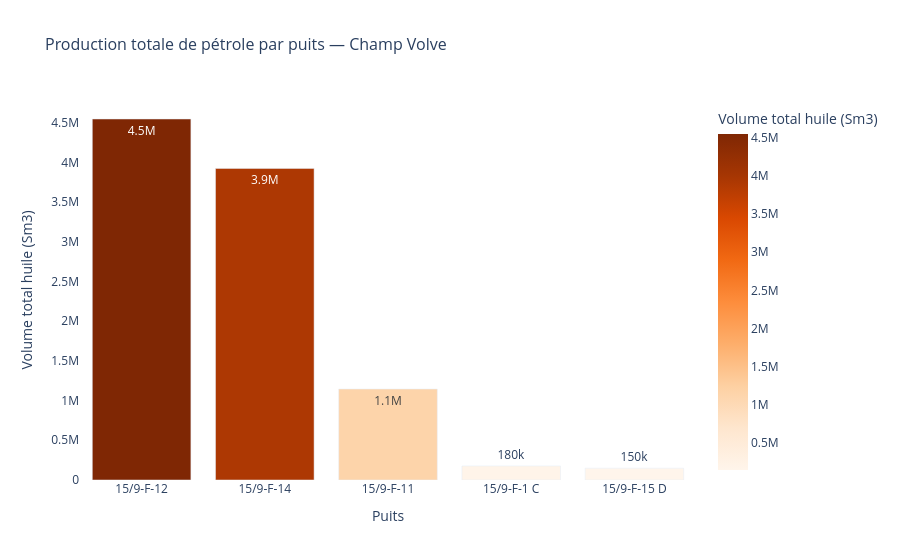

Here is the notebook cell this chart was saved with:
### Code cell
# ============================================
# PHASE ANALYZE — Analyse des données
# ============================================

# Ici on pourrait faire des analyses exploratoires plus poussées, comme :
# - Quel puits produit le plus ? Le moins ?
# - Quand la production à t'elle décliné?
# - Quel puits a le plus fort water cut?
# - Y 'a t'il des anomalies de pression? 


import plotly.express as px

# ============================================
# PHASE ANALYZE — Question 1
# Quel puits produit le plus de pétrole ?
# ============================================

oil_by_well = df_prod.groupby('NPD_WELL_BORE_NAME')['BORE_OIL_VOL']\
                     .sum()\
                     .reset_index()\
                     .sort_values('BORE_OIL_VOL', ascending=False)

oil_by_well.columns = ['Puits', 'Volume total huile (Sm3)']

fig = px.bar(
    oil_by_well,
    x='Puits',
    y='Volume total huile (Sm3)',
    title='Production totale de pétrole par puits — Champ Volve',
    color='Volume total huile (Sm3)',
    color_continuous_scale='Oranges',
    text_auto='.2s'
)

fig.update_layout(
    plot_bgcolor='white',
    title_font_size=16
)

fig.show()

### Figure 1 — Plotly figure (JSON) as saved in the notebook; plotly's stock layout.template omitted (floating-point values rounded to 4 significant figures)
{"data": [{"hovertemplate": "Puits=%{x}<br>Volume total huile (Sm3)=%{marker.color}<extra></extra>", "legendgroup": "", "marker": {"color": [4545000.0, 3923000.0, 1145000.0, 177200.0, 148500.0], "coloraxis": "coloraxis", "pattern": {"shape": ""}}, "name": "", "orientation": "v", "showlegend": false, "textposition": "auto", "texttemplate": "%{y:.2s}", "type": "bar", "x": ["15/9-F-12", "15/9-F-14", "15/9-F-11", "15/9-F-1 C", "15/9-F-15 D"], "xaxis": "x", "y": [4545000.0, 3923000.0, 1145000.0, 177200.0, 148500.0], "yaxis": "y"}], "layout": {"barmode": "relative", "coloraxis": {"colorbar": {"title": {"text": "Volume total huile (Sm3)"}}, "colorscale": [[0, "rgb(255,245,235)"], [0.125, "rgb(254,230,206)"], [0.25, "rgb(253,208,162)"], [0.375, "rgb(253,174,107)"], [0.5, "rgb(253,141,60)"], [0.625, "rgb(241,105,19)"], [0.75, "rgb(217,72,1)"], [0.875, "rgb(166,54,3)"], [1, "rgb(127,39,4)"]]}, "legend": {"tracegroupgap": 0}, "plot_bgcolor": "white", "title": {"font": {"size": 16}, "text": "Production totale de pétrole par puits — Champ Volve"}, "xaxis": {"anchor": "y", "domain": [0, 1], "title": {"text": "Puits"}}, "yaxis": {"anchor": "x", "domain": [0, 1], "title": {"text": "Volume total huile (Sm3)"}}}}
